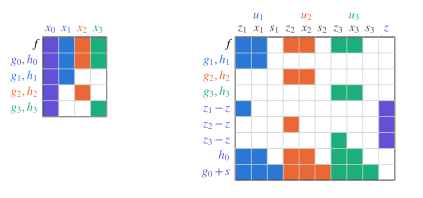

Recreate this plot in Python.
import matplotlib.pyplot as plt
from matplotlib.patches import Rectangle

plt.rcParams.update({"font.family": "STIXGeneral", "mathtext.fontset": "stix", "font.size": 9})
C0, C1, C2, C3 = "#6250d6", "#2a78d6", "#eb6834", "#1baf7a"   # global, subproblems 1-3


def block_matrix(ax, x0, y0, cols, rows, filled, cell=0.125):
    """cols/rows: lists of (label, color, size in cells); filled: {(row, col): color}."""
    xs = [x0]
    for _, _, w in cols:
        xs.append(xs[-1] + w * cell)
    ys = [y0]
    for _, _, h in rows:
        ys.append(ys[-1] - h * cell)
    for (r, c), color in filled.items():
        ax.add_patch(Rectangle((xs[c], ys[r + 1]), xs[c + 1] - xs[c], ys[r] - ys[r + 1],
                               fc=color, ec="none"))
    for x in xs:
        ax.plot([x, x], [ys[0], ys[-1]], color="0.8", lw=0.5)
    for y in ys:
        ax.plot([xs[0], xs[-1]], [y, y], color="0.8", lw=0.5)
    ax.add_patch(Rectangle((xs[0], ys[-1]), xs[-1] - xs[0], ys[0] - ys[-1], fill=False, lw=0.8))
    for c, (lab, color, _) in enumerate(cols):
        ax.text((xs[c] + xs[c + 1]) / 2, ys[0] + 0.05, lab, ha="center", va="bottom", color=color)
    for r, (lab, color, _) in enumerate(rows):
        ax.text(xs[0] - 0.07, (ys[r] + ys[r + 1]) / 2, lab, ha="right", va="center", color=color)
    return xs, ys


fig, ax = plt.subplots(figsize=(5.0, 3.0))
# ax.set(xlim=(0, 7.0), ylim=(0, 3.0), aspect="equal")
ax.set(aspect="equal")
ax.axis("off")
sub = [C1, C2, C3]

# (a) decomposed problem: x0 couples every row, g0/h0 couple every column
cols = [("$x_0$", C0, 2)] + [(f"$x_{i}$", sub[i - 1], 2) for i in (1, 2, 3)]
rows = [("$f$", "k", 2), ("$g_0,h_0$", C0, 2)] + [(f"$g_{i},h_{i}$", sub[i - 1], 2) for i in (1, 2, 3)]

fill = {(r, c): cols[c][1] for r in (0, 1) for c in range(4)}
fill.update({(1 + i, 0): C0 for i in (1, 2, 3)})
fill.update({(1 + i, i): sub[i - 1] for i in (1, 2, 3)})
block_matrix(ax, 0.70, 2.25, cols, rows, fill)

# (b) reformulated: u_i = (z_i, x_i, s_i), central variable z, coupling rows phi
cols = []
for i in (1, 2, 3):
    cols += [(f"$z_{i}$", "0.3", 2), (f"$x_{i}$", "0.3", 2), (f"$s_{i}$", "0.3", 2)]
cols += [("$z$", C0, 2)]
rows = [("$f$", "k", 2)] + [(f"$g_{i},h_{i}$", sub[i - 1], 2) for i in (1, 2, 3)] + \
       [(f"$z_{i}-z$", C0, 2) for i in (1, 2, 3)] + [("$h_0$", C0, 2), ("$g_0+s$", C0, 2)]
fill = {}
for i in (1, 2, 3):
    z, x, s = 3 * (i - 1), 3 * (i - 1) + 1, 3 * (i - 1) + 2
    col = sub[i - 1]
    fill.update({(0, z): col, (0, x): col})              # objective
    fill.update({(i, z): col, (i, x): col})              # local constraints (Omega_i)
    fill.update({(3 + i, z): col, (3 + i, 9): C0})       # consensus z_i - z
    fill.update({(7, z): col, (7, x): col})              # h0
    fill.update({(8, z): col, (8, x): col, (8, s): col})  # g0 + s
xs, ys = block_matrix(ax, 3.72, 2.25, cols, rows, fill)

for i in (1, 2, 3):                                       # u_i headers
    xa, xb = xs[3 * (i - 1)], xs[3 * i]
    ax.text((xa + xb) / 2, 2.5, f"$u_{i}$", ha="center", va="bottom", color=sub[i - 1])

# ax.text(xs[-1] + 0.07, (ys[4] + ys[-1]) / 2, "$\\phi(u)$\nrelaxed\ninto $\\mathcal{L}$", va="center", color='k')

plt.savefig("dependency_matrices.pdf", bbox_inches="tight")
plt.show()
